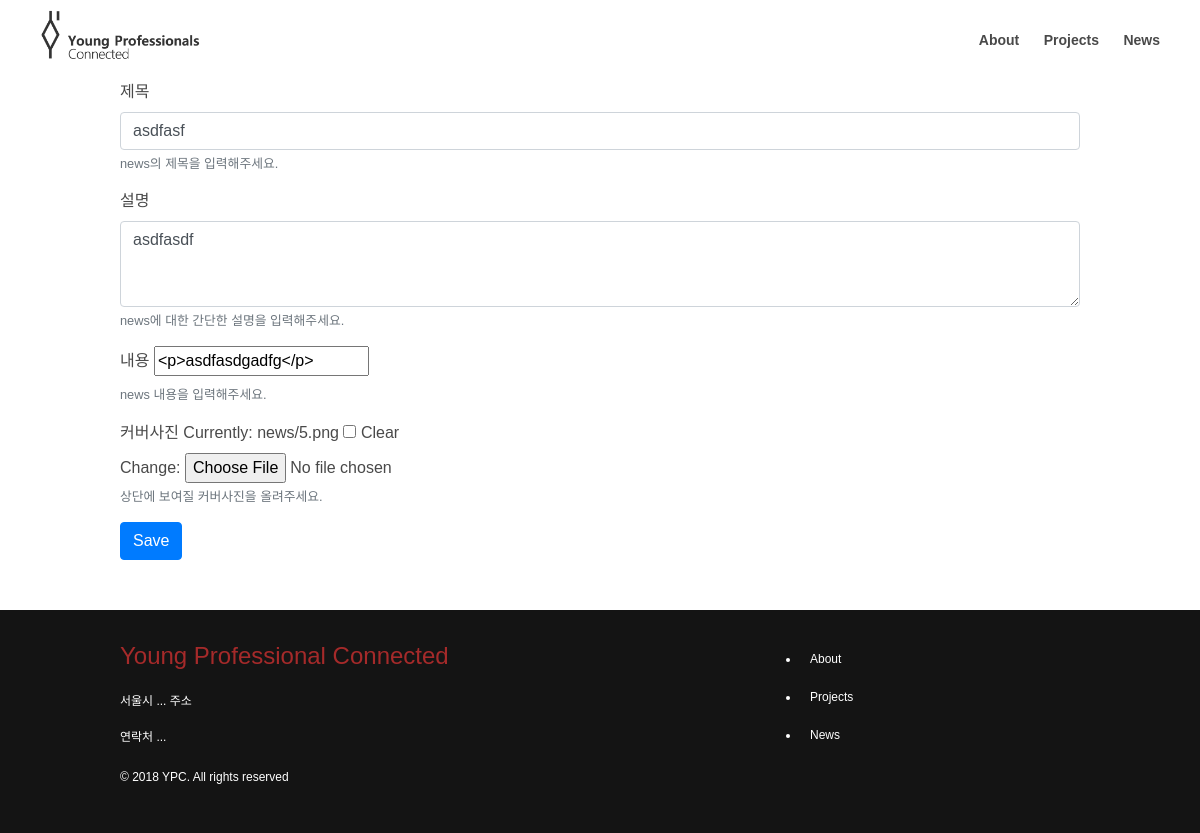
Screenshot of /news/7/edit/ with the database file from the repository.
### news/models.py (models this page shows, shortened)
class News(models.Model):
    author = models.ForeignKey('auth.User', on_delete=models.CASCADE)
    title = models.CharField(max_length=20)
    description = models.TextField(null=True)
    text = models.TextField()
    cover_image = models.ImageField(null=True, upload_to="news")
    created_date = models.DateTimeField(default=timezone.now)
    published_date = models.DateTimeField(blank=True, null=True)

### news/views.py (the view)
# urls.py: path('<int:pk>/edit/', views.news_edit, name='news_edit'),
def news_edit(request, pk) :
	post = get_object_or_404(News, pk=pk)
	if request.method == "POST" :
		form = NewsForm(request.POST, instance=post)
		if form.is_valid():
			post = form.save(commit=False)
			post.author = request.user
			post.published_date = timezone.now()
			post.save()
			return redirect('news:news_detail', pk=post.pk)
	else:
		form = NewsForm(instance=post)
	return render(request, 'news/news_edit.html', {'form': form})

### news/forms.py
class NewsForm(forms.ModelForm):
	cover_image = forms.FileField(required=False)
	class Meta:
		model = News
		fields = ('title', 'published_date', 'description', 'text', 'cover_image')
		widgets = {
			'title': forms.TextInput(attrs={'class': 'form-control'}),
			'team_name': forms.TextInput(attrs={'class': 'form-control'}),
			'description': forms.Textarea(attrs={'class': 'form-control', 'rows': '3'}),
			'cover_image': forms.FileInput(attrs={'class': 'form-control-file'}),
			'text': SummernoteWidget()
		}

### news/templates/news/news_edit.html (shortened to what this page needs)
{% extends 'base.html' %}
{% block content %}
	<div class="container">
		<div class="content">
			<form method='post' enctype="multipart/form-data">
			    <div class="form-group">
					<label for="title">제목</label>
				    {{ form.title }}
					<small class="form-text text-muted">news의 제목을 입력해주세요.</small>
			    </div>
				<div class="form-group">
					<label for="title">설명</label>
				    {{ form.description }}
					<small class="form-text text-muted">news에 대한 간단한 설명을 입력해주세요.</small>
			    </div>
				<div class="form-group">
					<label for="title">내용</label>
				    {{ form.text | safe }}
					<small class="form-text text-muted">news 내용을 입력해주세요.</small>
			    </div>
				<div class="form-group">
					<label for="title">커버사진</label>
				    {{ form.cover_image }}
					<small class="form-text text-muted">상단에 보여질 커버사진을 올려주세요.</small>
			    </div>
				<button type="submit" class="btn btn-primary">Save</button>
			</form>
		</div>
	</div>
{% endblock %}

### static/css/layout.css (style rules this page uses)
* { box-sizing: border-box; }
body { width: 100%; height: 100%; font-family: 'Noto Sans KR', sans-serif; font-weight: 500; color: #494949; }
a { text-decoration: none; color: inherit; }
.container { width: var(--container-width); height: 100%; margin: var(--header-height) auto 0 auto; padding: 0 20px; display: flex; }
.content { width: 100%; }

### static/css/projects.css (style rules this page uses)
:root { --project-item-height: 400px; --item-img-box-height: 200px; --item-description-height: calc(100% - var(--item-img-box-height)); --intro-container-height: 500px; --intro-container-mobile-height: 500px; --intro-description-height: 240px; --intro-description-mobile-height: 180px; --intro-description-width: 500px; }

### static/css/global.css (style rules this page uses)
:root { --header-height: 80px; --container-width: 1000px; --color-bright-black : #848484; --color-dark-black : #141414; --color-list-hover : #eb1313; --color-list-clicked : #eb1313; }

### rows the page displays
News: title "asdfasf", description "asdfasdf", text "<p>asdfasdgadfg</p>"
